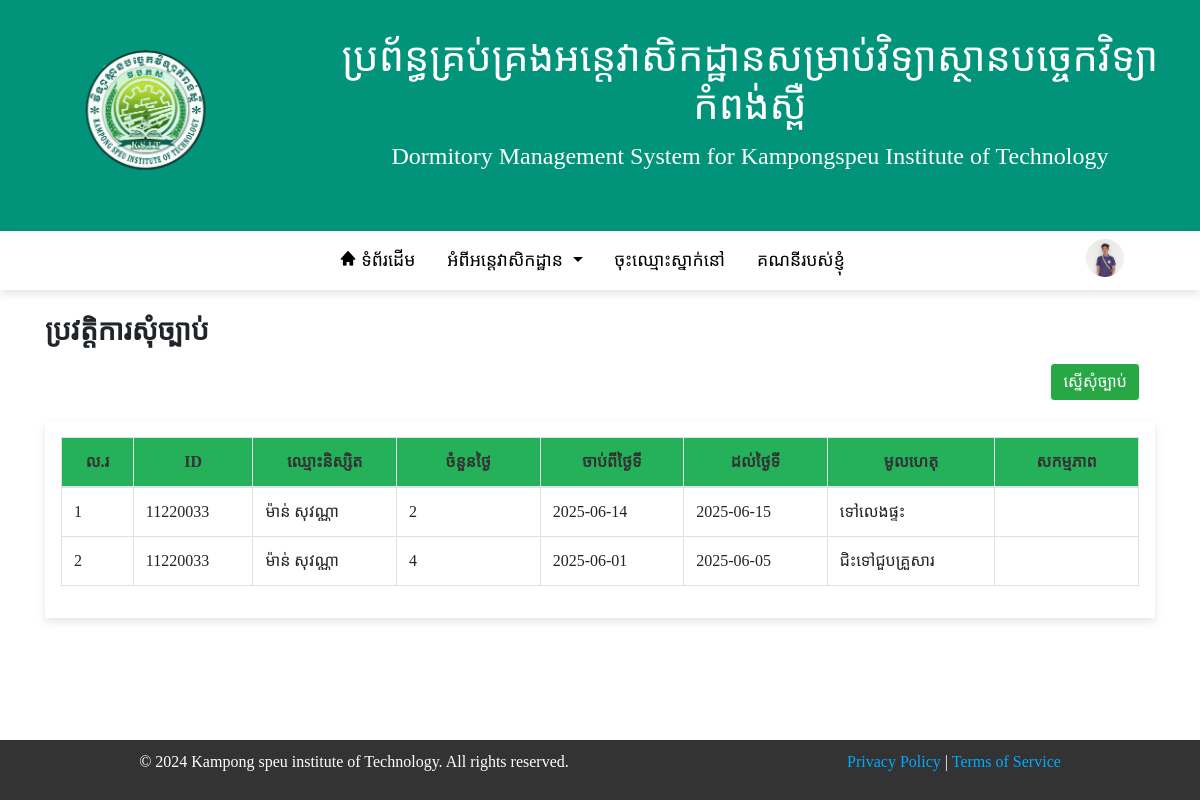
The page /his_leave.php (signed in) on the database its author committed.
### tables this page shows
CREATE TABLE `reques_alaw` (
  `student_id` varchar(255) NOT NULL,
  `user_name` varchar(255) NOT NULL,
  `sumday` int(100) NOT NULL,
  `first_date` date NOT NULL,
  `end_date` date NOT NULL,
  `reason` varchar(100) NOT NULL,
  `user_id` int(11) NOT NULL,
  `status` enum('pending','rejected','approved') DEFAULT 'pending',
  `re_date` datetime DEFAULT current_timestamp(),
  `admin_username` varchar(255) DEFAULT NULL
);

### his_leave.php (the view, shortened to what this page needs)
<?php
require_once('conn_db.php');
include('include/header_student.php');
$history = mysqli_query($conn, "SELECT * FROM reques_alaw WHERE student_id = '{$_SESSION['user_id']}'");
?>
<!DOCTYPE html>
<html lang="en">
<head>
    <link rel="stylesheet" href="https://maxcdn.bootstrapcdn.com/bootstrap/4.5.2/css/bootstrap.min.css">
    <link rel="stylesheet" href="style/table.css">
</head>
<body>
    <div class="container">
        <div class="title mt-4 mb-3 text-left">
            <h3 style=" font-weight: bold;">ប្រវត្តិការសុំច្បាប់</h3>
        </div>
        <?php
        $sql = "SELECT * FROM register WHERE status = 'អនុញ្ញាត' AND student_id = '{$_SESSION['user_id']}'";
        $result = mysqli_query($conn, $sql);
        if (mysqli_num_rows($result) > 0): ?>
            <div class="col-12 d-flex justify-content-end">
                <a href="leave.php" class="btn btn-success">ស្នើសុំច្បាប់</a>
            </div>
        <?php endif; ?>
        <div class="table-responsive p-3">
            <table class="table table-bordered">
                <thead>
                    <tr>
                        <th style="width:6%" class="text-center">ល.រ</th>
                        <th style="width:10%" class="text-center">ID</th>
                        <th style="width:12%" class="text-center">ឈ្មោះនិស្សិត</th>
                        <th style="width:12%" class="text-center">ចំនួនថ្ងៃ</th>
                        <th style="width:12%" class="text-center">ចាប់ពីថ្ងៃទី</th>
                        <th style="width:12%" class="text-center">ដល់ថ្ងៃទី</th>
                        <th style="width:14%" class="text-center">មូលហេតុ</th>
                        <th style="width:12%" class="text-center">សកម្មភាព</th>
                    </tr>
                </thead>
                <tbody>
                    <?php if(mysqli_num_rows($history) > 0): ?>
                        <?php
                        $i = 1;
                        while($result = mysqli_fetch_assoc($history)):
                        ?>
                        <tr>
                            <td><?= $i++; ?></td>
                            <td><?= $result['student_id']; ?></td>
                            <td><?= $result['user_name']; ?></td>
                            <td><?= $result['sumday']; ?></td>
                            <td><?= $result['first_date']; ?></td>
                            <td><?= $result['end_date']; ?></td>
                            <td><?= $result['reason']; ?></td>
                            <td class="text-center">
                            </td>
                        </tr>
                        <?php endwhile; ?>
                    <?php else: ?>
                        <tr>
                            <td colspan="8" class="text-center">មិនមានប្រវត្តិការសុំច្បាប់!</td>
                        </tr>
                    <?php endif; ?>
                </tbody>
            </table>
        </div>
    </div>
    <?php include('include/footer.php'); ?>
</body>
</html>

### style/index.css (style rules this page uses)
body { font-family: 'Khmer OS Siemreap'; line-height: 1.6; color: #333; }
a { text-decoration: none; color: inherit; border-color: white !important; }

### style/table.css (style rules this page uses)
html, body { height: 100%; }
body { display: flex; flex-direction: column; font-family: "khmer os siemreap"; }
.container { flex: 1; }
.table th { background-color: #25b15a; color: #333; }
.table-responsive { box-shadow: 0 4px 8px rgba(0, 0, 0, 0.1); margin: 20px 0; }
.title { margin-top: 25px; }
a:link { text-decoration: none; }
.table-responsive td, .table-responsive th { white-space: nowrap; overflow: hidden; text-overflow: ellipsis; }

### include/header_student.php (style rules this page uses)
* { margin: 0; padding: 0; box-sizing: border-box; text-decoration: none; list-style: none; scroll-behavior: smooth; font-family: "khmer os siemreap"; }

### include/footer.php (style rules this page uses)
body { margin: 0; font-family: Arial, sans-serif; }

### rows shown on the page
reques_alaw: student "11220033", user_name "ម៉ាន់ សុវណ្ណា", sumday "2", first_date "2025-06-14", end_date "2025-06-15", reason "ទៅលេងផ្ទះ"
reques_alaw: student "11220033", user_name "ម៉ាន់ សុវណ្ណា", sumday "4", first_date "2025-06-01", end_date "2025-06-05", reason "ជិះទៅជួបគ្រួសារ"
